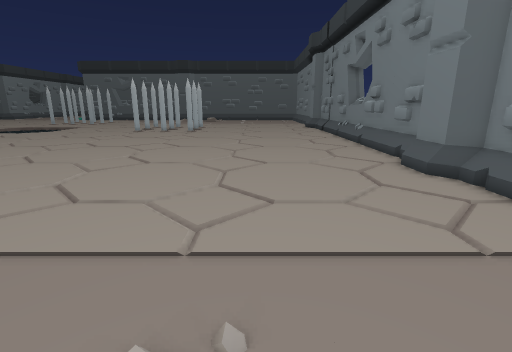
view 1 (above)

16 first-person views from a walk through a Unity game level. The camera is 1.2 m above the floor, tilts 14° down and sees 85° across. The floor is counted in squares, 0.5 m on a side. Each view is taken from the middle of a square. On the plan, view 1 faces up. The plan holds only what a view shows up to about 18 squares ahead; the rest is blank. The place goes on beyond the plan. The player character is not drawn. Some animated figures are not drawn.

view 2
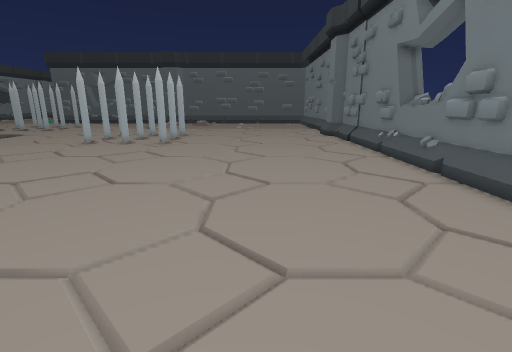

view 3
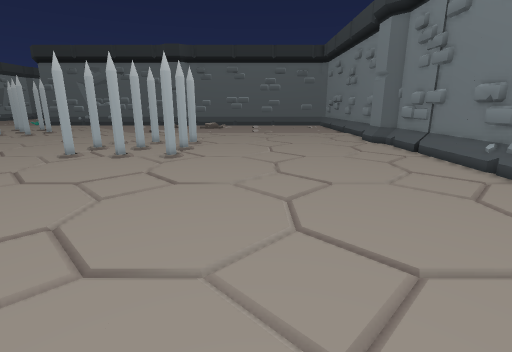

view 4
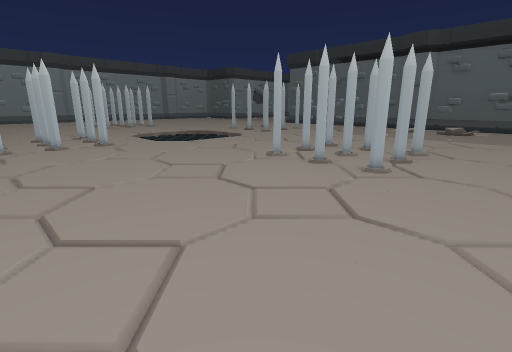

view 5
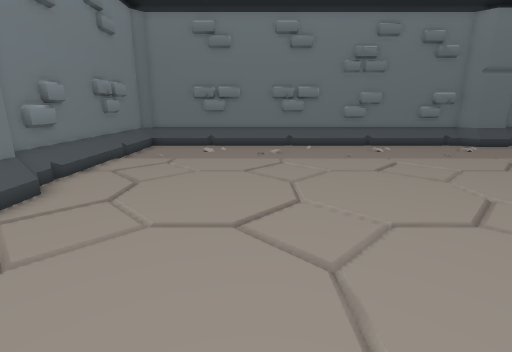

view 6
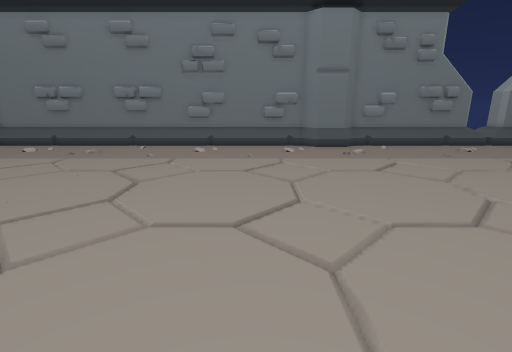

view 7
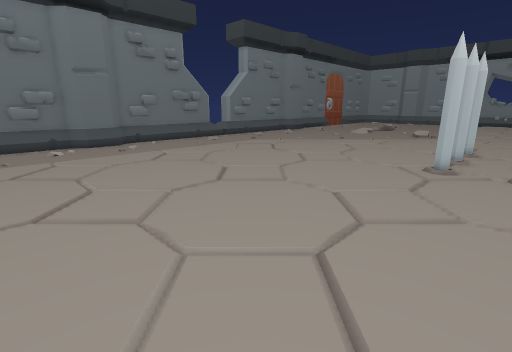

view 8
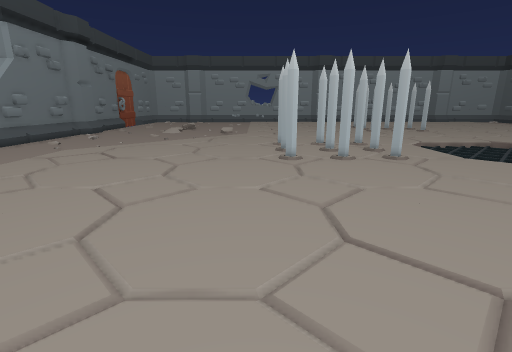

view 9
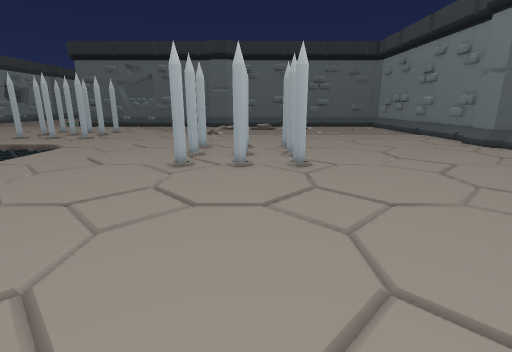

view 10
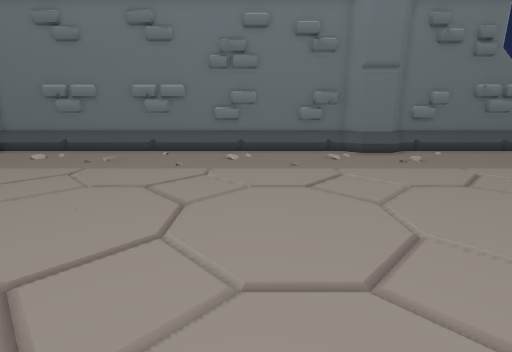

view 11
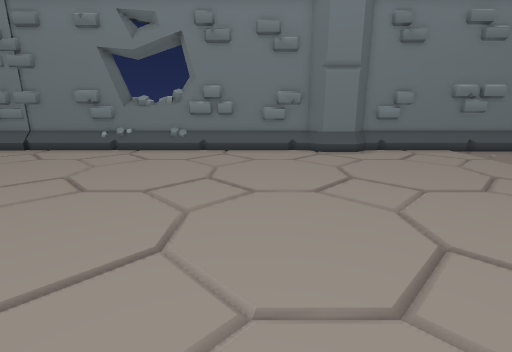

view 12
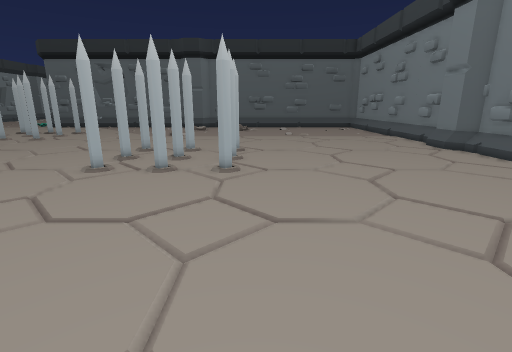

view 13
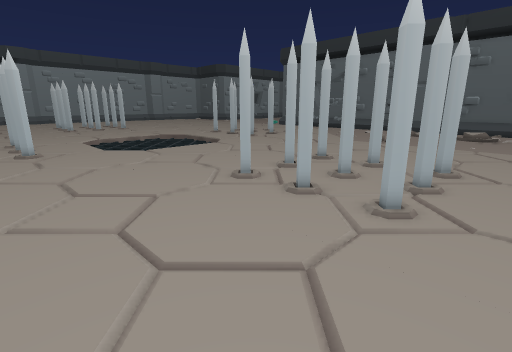

view 14
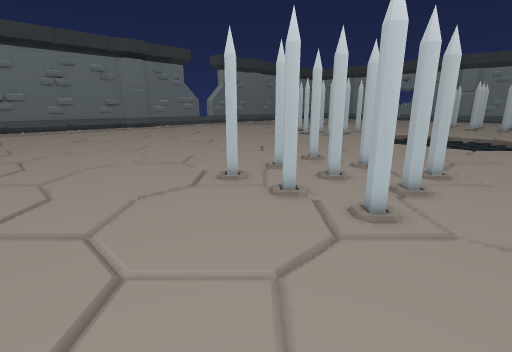

view 15
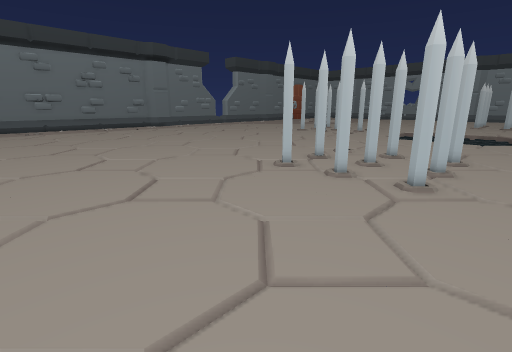

view 16
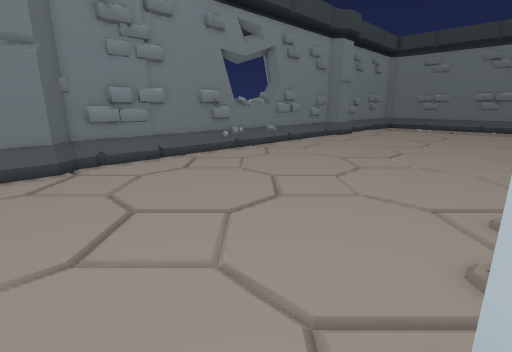

### Floor plan
Key: @ floor where view 1 was taken; # wall or solid block; x gap in a wall; . floor; = window, fence, low wall or low ledge; ^ raised ledge; S spikes; O other object.
Columns run from 26 left of view 1 to 7 right of it. Each row starts with its distance up from view 1.
 34       ..... ....................#
 33       ..........................#
 32        ........#.####...........##
 31        ........x.##=#............#
 30        ........x.#=  ............#
 29        ........S.## S............#
 28        ..........................#
 27        ........#.#xx#............#
 26        ..........................#
 25       ...........................#
 24  ................................#
 23 .................................#
 22 #.#  #...........................#
 21 #.##=#...........................#
 20   #=  ...........................#
 19 S.#  S...........................#
 18 .................................#
 17 #.#xx#...........................#
 16 #................................#
 15 .................................#
 14 .................................#
 13 .................................#
 12 .................................#
 11 ................................##
 10 ................................##
  9 .................................#
  8 .................................#
  7 .................................#
  6  ................................#
  5  ................................#
  4 .................................#
  3 .................................#
  2 .................................#
  1 ............................ ....#
  0 ...........##.............@......#
 -1 ##O###############################
 -2   ^##

Where each view was taken, in squares from view 1:
view 1: 0 up, 0 right, facing up
view 2: 8 up, 0 right, facing up
view 3: 13 up, 2 left, facing up
view 4: 16 up, 2 left, facing up-left
view 5: 17 up, 0 right, facing down
view 6: 17 up, 10 left, facing down
view 7: 19 up, 9 left, facing down-left
view 8: 15 up, 8 left, facing left
view 9: 15 up, 8 left, facing up
view 10: 15 up, 8 left, facing down
view 11: 15 up, 9 left, facing right
view 12: 16 up, 5 left, facing up
view 13: 20 up, 4 left, facing up-left
view 14: 34 up, 0 right, facing down-left
view 15: 34 up, 3 right, facing down-left
view 16: 34 up, 6 left, facing down-right
